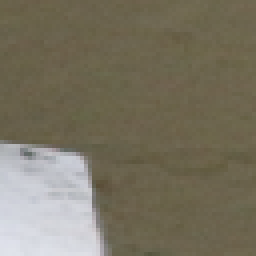
#> input picture NegativeSet/NegativeSet/Sample42.bmp, 64 x 64 px, found by its file name (shown 4 times larger)
$ python spall_detection_clustering.py   (older library calls are emulated)
#> lines starting #> are read from the running program, lines starting #| are printed output that depends on the picture; after the words box and inside, x2 and y2 are one past the last pixel; in counts of white or black regions, pixels touching at a corner belong together
import cv2
import numpy as np
import matplotlib.pyplot as plt

# 1. Load image and convert to grayscale
image_path = './PositiveSet/PositiveSet/Sample42.bmp'  # Path to your uploaded image
image = cv2.imread(image_path, cv2.IMREAD_GRAYSCALE)
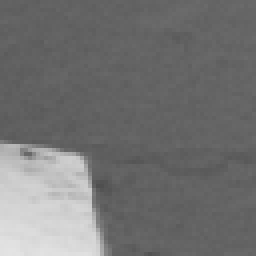
#> image: shape (64, 64) (shown 4 times larger); min 79, max 227, mean 114.9

# 2. Apply Median Filter (using OpenCV's built-in function)
image_filtered = cv2.medianBlur(image, 3)

# 3. Apply Gabor Filter (using OpenCV's built-in function)
def apply_gabor_filter(image, theta, lambd, gamma, psi, sigma):
#> called with theta = 0, lambd = 10, gamma = 0.5, psi = 0, sigma = 4
    kernel = cv2.getGaborKernel((21, 21), sigma, theta, lambd, gamma, psi, ktype=cv2.CV_32F)
    gabor_image = cv2.filter2D(image, cv2.CV_8UC3, kernel)
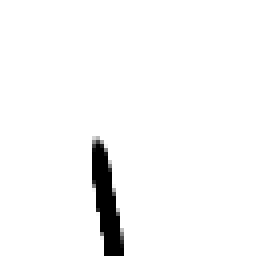
#> gabor_image: shape (64, 64) (shown 4 times larger); min 0, max 255, mean 246.7
    return gabor_image

# Gabor filter parameters
theta = 0  # Gabor filter orientation
lambd = 10  # Wavelength
gamma = 0.5  # Aspect ratio
psi = 0  # Phase offset
sigma = 4  # Standard deviation

# Apply Gabor filter
gabor_image = apply_gabor_filter(image_filtered, theta, lambd, gamma, psi, sigma)

# 4. Apply Otsu Thresholding (using OpenCV's built-in function)
_, binary_image = cv2.threshold(gabor_image, 0, 255, cv2.THRESH_BINARY + cv2.THRESH_OTSU)
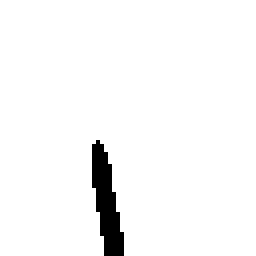
#> binary_image: shape (64, 64) (shown 4 times larger); 96.7% white; 1 black region

# 5. Find contours (using OpenCV's built-in function)
contours, _ = cv2.findContours(binary_image, cv2.RETR_EXTERNAL, cv2.CHAIN_APPROX_SIMPLE)
#> contours = 1 contour; box (x1, y1, x2, y2) and area: (0, 0, 64, 64) 3809
segmented_image = np.zeros_like(binary_image)
cv2.drawContours(segmented_image, contours, -1, (255), thickness=cv2.FILLED)

# Convert the segmented image to color for visualization
segmented_colored = np.zeros((segmented_image.shape[0], segmented_image.shape[1], 3), dtype=np.uint8)
segmented_colored[:, :, 0] = binary_image  # Red channel for segmented object
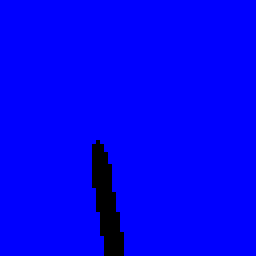
#> segmented_colored: shape (64, 64, 3) (shown 4 times larger); mean of channels 0, 1, 2 246.7, 0, 0; drawn as B, G, R
segmented_colored[:, :, 2] = 255 - binary_image  # Blue background
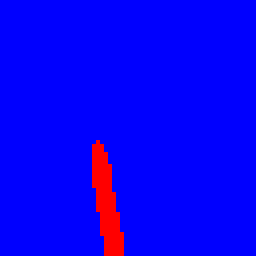
#> segmented_colored: shape (64, 64, 3) (shown 4 times larger); 3.27% of pixels changed, all inside (x1, y1, x2, y2) = (23, 35, 31, 64); drawn as B, G, R

# Plot the results
plt.figure(figsize=(15, 5))

# Image sample
plt.subplot(1, 3, 1)
plt.imshow(image, cmap='gray')
plt.title("Image sample")
plt.axis('off')

# Gabor filtered image
plt.subplot(1, 3, 2)
plt.imshow(gabor_image, cmap='gray')
plt.title("Gabor filter")
plt.axis('off')

# Segmented image
plt.subplot(1, 3, 3)
plt.imshow(segmented_colored)
plt.title("Segmented image")
plt.axis('off')

plt.tight_layout()
plt.show()
